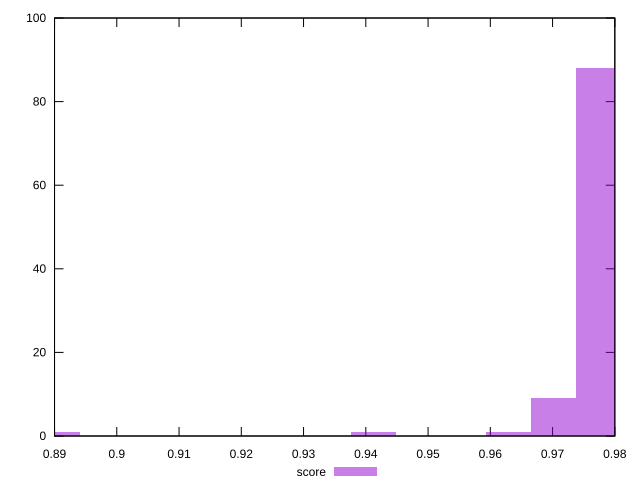

Generate this figure with gnuplot:
reset

$score <<EOF
0.8905418566863966 1
0.977423989046045 88
0.9701838113494077 9
0.9629436336527702 1
0.9412231005628582 1
EOF

set key outside below
set boxwidth 0.007240177696637371
set xrange [0.89:0.98]
set yrange [0:100]
set trange [0:100]
set style fill transparent solid 0.5 noborder
set terminal svg size 640, 490 enhanced background rgb 'white'
set output "report_00018_2021-02-10T15-25-16.877Z/total-blocking-time/samples/pages+cached/score/histogram.svg"

plot $score title "score" with boxes

reset
